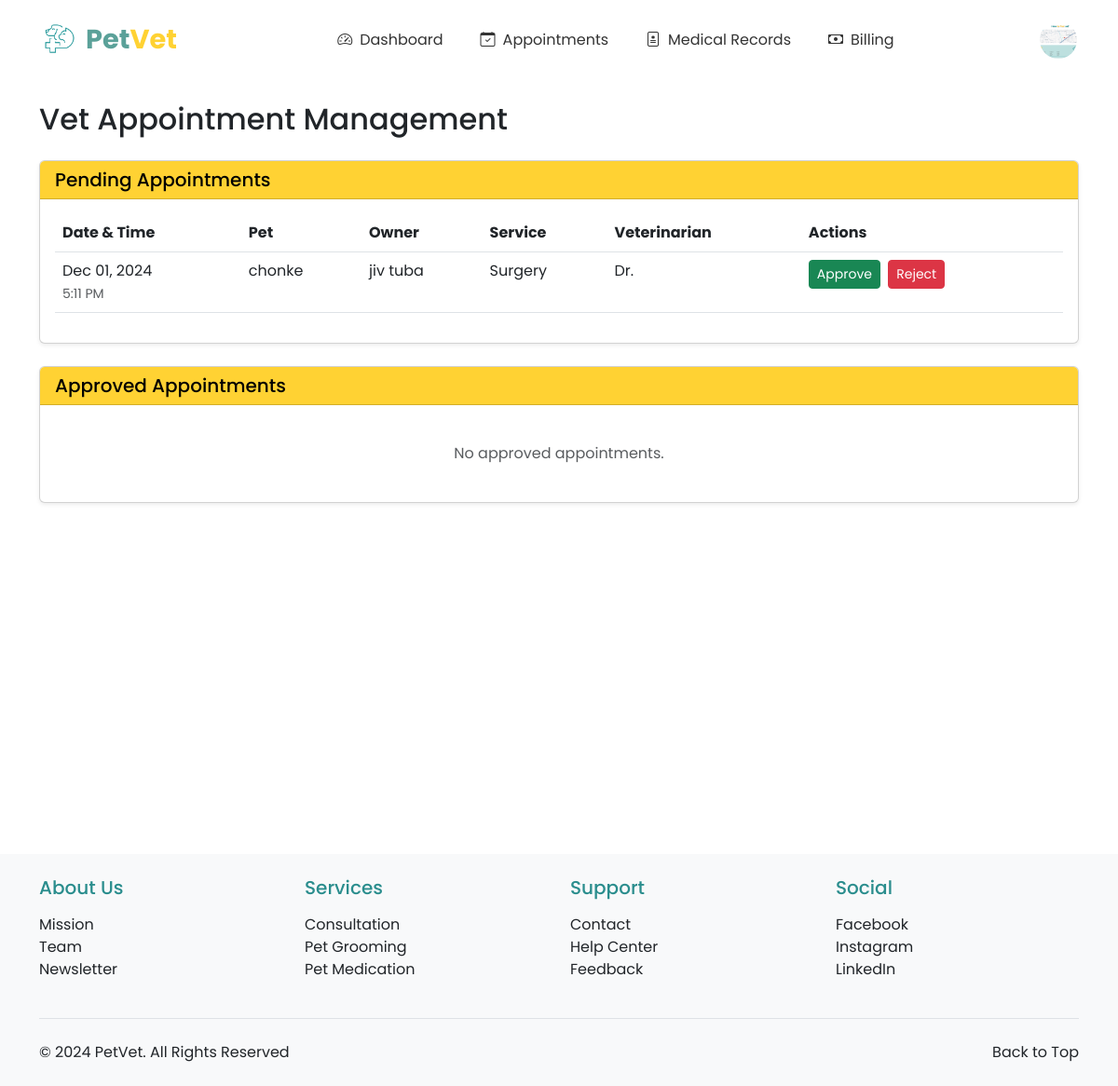
The app's page /appointments/vet/appointments/ (signed in) with its own data.
### registration_login/models.py (models this page shows, shortened)
class Profile(models.Model):
    PAYMENT_CHOICES = [
        ('CASH', 'Cash'),
        ('CARD', 'Credit/Debit Card'),
        ('GCASH', 'GCash'),
        ('MAYA', 'Maya'),
    ]
    ROLE_CHOICES = [
        ('OWNER', 'Pet Owner'),
        ('VET', 'Veterinarian'),
    ]
    user = models.OneToOneField(User, on_delete=models.CASCADE, primary_key=True)
    profile_picture = models.ImageField(upload_to='profile_pics/', default='profile_pics/profile.png')
    first_name = models.CharField(max_length=50)
    last_name = models.CharField(max_length=50)
    address = models.CharField(max_length=200, blank=True, null=True)
    contact_number = models.CharField(max_length=15, blank=True, null=True)
    preferred_payment = models.CharField(max_length=10, choices=PAYMENT_CHOICES, default='CASH')
    card_number = models.CharField(max_length=16, blank=True, null=True)
    card_expiry = models.CharField(max_length=5, blank=True, null=True)
    ewallet_number = models.CharField(max_length=15, blank=True, null=True)
    role = models.CharField(max_length=10, choices=ROLE_CHOICES, default='OWNER')
    phone_number = models.CharField(max_length=20, null=True, blank=True)
    created_at = models.DateTimeField(auto_now_add=True)
    updated_at = models.DateTimeField(auto_now=True)

### appointments/models.py (models this page shows, shortened)
class Appointment(models.Model):
    STATUS_CHOICES = [
        ('PENDING', 'Pending Approval'),
        ('APPROVED', 'Approved'),
        ('COMPLETED', 'Completed'),
        ('CANCELLED', 'Cancelled'),
        ('REJECTED', 'Rejected'),
    ]
    SERVICE_CHOICES = [
        ('CHECKUP', 'General Check-up'),
        ('VACCINATION', 'Vaccination'),
        ('SURGERY', 'Surgery'),
        ('GROOMING', 'Grooming'),
        ('DENTAL', 'Dental Care'),
        ('EMERGENCY', 'Emergency Care'),
    ]
    pet = models.ForeignKey(Pet, on_delete=models.CASCADE, related_name='appointments')
    owner = models.ForeignKey(Profile, on_delete=models.CASCADE, null=True)  # Making owner nullable
    veterinarian = models.ForeignKey(VeterinarianProfile, on_delete=models.SET_NULL, null=True, related_name='appointments')
    service_type = models.CharField(max_length=20, choices=SERVICE_CHOICES, default='CHECKUP')
    date = models.DateField()
    time = models.TimeField()
    reason = models.TextField(blank=True, null=True)
    status = models.CharField(max_length=20, choices=STATUS_CHOICES, default='PENDING')
    notes = models.TextField(blank=True, null=True)
    created_at = models.DateTimeField(auto_now_add=True)
    updated_at = models.DateTimeField(auto_now=True)
    class Meta:
        ordering = ['date', 'time']

### pet_registration/models.py (models this page shows, shortened)
class Pet(models.Model):
    owner = models.ForeignKey(User, on_delete=models.CASCADE, related_name='pets')
    pet_id = models.CharField(max_length=20, unique=True)
    pet_name = models.CharField(max_length=50)
    breed = models.CharField(max_length=50)
    species = models.CharField(max_length=50)
    sex = models.CharField(max_length=10, choices=[('Male', 'Male'), ('Female', 'Female'), ('Unknown', 'Unknown')])
    weight = models.DecimalField(max_digits=5, decimal_places=2)
    birthday = models.DateField()
    pet_description = models.TextField(blank=True, null=True)
    image_url = models.ImageField(upload_to='pet_images/', blank=True, null=True)
    primary_veterinarian = models.ForeignKey('veterinarians.VeterinarianProfile',
        on_delete=models.SET_NULL,
        null=True,
        blank=True,
        related_name='primary_pets'
    )

### appointments/views.py (the view)
# urls.py: path('vet/appointments/', views.vet_appointment_list, name='vet_appointment_list'),
@login_required
def vet_appointment_list(request):
    if request.user.profile.role != 'VET':
        messages.error(request, "Access denied. Vet privileges required.")
        return redirect('homepage:index')
    pending_appointments = Appointment.objects.filter(
        status='PENDING'
    ).order_by('date', 'time')
    approved_appointments = Appointment.objects.filter(
        status='APPROVED'
    ).order_by('date', 'time')
    context = {
        'pending_appointments': pending_appointments,
        'approved_appointments': approved_appointments,
    }
    return render(request, 'appointments/vet_appointment_list.html', context)

### appointments/templates/appointments/vet_appointment_list.html (shortened to what this page needs)
{% extends 'base.html' %}
{% load static %}
{% block content %}
<div class="container py-4">
    <h2 class="mb-4">Vet Appointment Management</h2>
    <div class="card shadow-sm mb-4">
        <div class="card-header bg-warning text-dark">
            <h5 class="mb-0">Pending Appointments</h5>
        </div>
        <div class="card-body">
            {% if pending_appointments %}
                <div class="table-responsive">
                    <table class="table">
                        <thead>
                            <tr>
                                <th>Date & Time</th>
                                <th>Pet</th>
                                <th>Owner</th>
                                <th>Service</th>
                                <th>Veterinarian</th>
                                <th>Actions</th>
                            </tr>
                        </thead>
                        <tbody>
                            {% for appointment in pending_appointments %}
                            <tr>
                                <td>
                                    {{ appointment.date|date:"M d, Y" }}<br>
                                    <small class="text-muted">{{ appointment.time|time:"g:i A" }}</small>
                                </td>
                                <td>{{ appointment.pet.pet_name }}</td>
                                <td>{{ appointment.owner.user.get_full_name }}</td>
                                <td>{{ appointment.get_service_type_display }}</td>
                                <td>
                                    {% if appointment.veterinarian %}
                                        Dr. {{ appointment.veterinarian.user.get_full_name }}
                                    {% else %}
                                        <span class="text-muted">Not assigned</span>
                                    {% endif %}
                                </td>
                                <td>
                                    <form method="post" action="{% url 'appointments:approve_appointment' appointment.pk %}" class="d-inline me-1">
                                        <button type="submit" class="btn btn-success btn-sm">Approve</button>
                                    </form>
                                    <form method="post" action="{% url 'appointments:reject_appointment' appointment.pk %}" class="d-inline">
                                        <button type="submit" class="btn btn-danger btn-sm">Reject</button>
                                    </form>
                                </td>
                            </tr>
                            {% endfor %}
                        </tbody>
                    </table>
                </div>
            {% else %}
                <div class="text-center py-4">
                    <p class="text-muted mb-0">No pending appointments.</p>
                </div>
            {% endif %}
        </div>
    </div>
    <div class="card shadow-sm">
        <div class="card-header bg-success text-white">
            <h5 class="mb-0">Approved Appointments</h5>
        </div>
        <div class="card-body">
            {% if approved_appointments %}
                <div class="table-responsive">
                    <table class="table">
                        <thead>
                            <tr>
                                <th>Date & Time</th>
                                <th>Pet</th>
                                <th>Owner</th>
                                <th>Service</th>
                                <th>Veterinarian</th>
                                <th>Actions</th>
                            </tr>
                        </thead>
                        <tbody>
                            {% for appointment in approved_appointments %}
                            <tr>
                                <td>
                                    {{ appointment.date|date:"M d, Y" }}<br>
                                    <small class="text-muted">{{ appointment.time|time:"g:i A" }}</small>
                                </td>
                                <td>{{ appointment.pet.pet_name }}</td>
                                <td>{{ appointment.owner.user.get_full_name }}</td>
                                <td>{{ appointment.get_service_type_display }}</td>
                                <td>
                                    {% if appointment.veterinarian %}
                                        Dr. {{ appointment.veterinarian.user.get_full_name }}
                                    {% else %}
                                        <span class="text-muted">Not assigned</span>
                                    {% endif %}
                                </td>
                                <td>
                                    <form method="post" action="{% url 'appointments:complete_appointment' appointment.pk %}" class="d-inline">
                                        {% csrf_token %}
                                        <button type="submit" class="btn btn-primary btn-sm">Mark Complete</button>
                                    </form>
                                </td>
                            </tr>
                            {% endfor %}
                        </tbody>
                    </table>
                </div>
            {% else %}
                <div class="text-center py-4">
                    <p class="text-muted mb-0">No approved appointments.</p>
                </div>
            {% endif %}
        </div>
    </div>
</div>
{% endblock %}

### appointments/templates/base.html (shortened to what this page needs)
<!DOCTYPE html>
<html lang="en">
<head>
    {% load static %}
    <link href="https://cdn.jsdelivr.net/npm/bootstrap@5.3.0/dist/css/bootstrap.min.css" rel="stylesheet">
    <link rel="stylesheet" href="https://cdn.jsdelivr.net/npm/bootstrap-icons@1.11.2/font/bootstrap-icons.css">
</head>
<body>
    <nav class="navbar navbar-expand-lg navbar-light bg-white">
        <div class="container-fluid">
            <a class="navbar-brand d-flex align-items-center" href="{% url 'homepage:index' %}">
                <img src="{% static 'images/toplogo.png' %}" alt="PetVet Logo" class="me-2">
                <span class="logo-text">
                    <span class="logo-text-pet">Pet</span><span class="logo-text-vet">Vet</span>
                </span>
            </a>
            <div class="collapse navbar-collapse justify-content-center" id="navbarNav">
                <ul class="navbar-nav">
                    {% if user.is_authenticated %}
                        {% if user.profile.role == 'VET' %}
                            <li class="nav-item">
                                <a class="nav-link {% block nav_dashboard %}{% endblock %}" href="{% url 'veterinarians:dashboard' %}">
                                    <i class="bi bi-speedometer2 nav-icon"></i>Dashboard
                                </a>
                            </li>
                            <li class="nav-item">
                                <a class="nav-link {% block nav_appointments %}{% endblock %}" href="{% url 'veterinarians:appointment_list' %}">
                                    <i class="bi bi-calendar-check nav-icon"></i>Appointments
                                </a>
                            </li>
                            <li class="nav-item">
                                <a class="nav-link {% block nav_medical_records %}{% endblock %}" href="{% url 'veterinarians:medical_records_list' %}">
                                    <i class="bi bi-file-medical nav-icon"></i>Medical Records
                                </a>
                            </li>
                            <li class="nav-item">
                                <a class="nav-link {% block nav_billing %}{% endblock %}" href="{% url 'veterinarians:billing_management' %}">
                                    <i class="bi bi-cash nav-icon"></i>Billing
                                </a>
                            </li>
                        {% endif %}
                    {% endif %}
                </ul>
            </div>
            <div class="d-flex align-items-center">
                {% if user.is_authenticated %}
                    <div class="dropdown">
                        <img src="{{ user.profile.profile_picture.url }}" alt="Profile" class="profile-image" role="button" data-bs-toggle="dropdown" aria-expanded="false">
                    </div>
                {% else %}
                    <a href="{% url 'registration_login:my_login' %}" class="btn btn-auth-primary me-2">Login</a>
                    <a href="{% url 'registration_login:register' %}" class="btn btn-auth-outline">Register</a>
                {% endif %}
            </div>
        </div>
    </nav>
    <main>
        {% block content %}{% endblock %}
    </main>
    <footer class="bg-light py-4">
        <div class="container">
            <div class="row g-4">
                <div class="col-lg-3 col-md-6">
                    <h5 class="mb-3" style="color: #2A8D8D;">About Us</h5>
                    <ul class="list-unstyled">
                        <li><a href="{% url 'homepage:about_us' %}#mission" class="text-decoration-none text-dark">Mission</a></li>
                        <li><a href="{% url 'homepage:about_us' %}#team" class="text-decoration-none text-dark">Team</a></li>
                        <li><a href="{% url 'homepage:about_us' %}#newsletter" class="text-decoration-none text-dark">Newsletter</a></li>
                    </ul>
                </div>
                <div class="col-lg-3 col-md-6">
                    <h5 class="mb-3" style="color: #2A8D8D;">Services</h5>
                    <ul class="list-unstyled">
                        <li><a href="{% url 'homepage:index' %}#services" class="text-decoration-none text-dark">Consultation</a></li>
                        <li><a href="{% url 'homepage:index' %}#services" class="text-decoration-none text-dark">Pet Grooming</a></li>
                        <li><a href="{% url 'homepage:index' %}#services" class="text-decoration-none text-dark">Pet Medication</a></li>
                    </ul>
                </div>
                <div class="col-lg-3 col-md-6">
                    <h5 class="mb-3" style="color: #2A8D8D;">Support</h5>
                    <ul class="list-unstyled">
                        <li><a href="{% url 'homepage:about_us' %}#contact" class="text-decoration-none text-dark">Contact</a></li>
                        <li><a href="{% url 'homepage:about_us' %}#help" class="text-decoration-none text-dark">Help Center</a></li>
                        <li><a href="{% url 'homepage:about_us' %}#feedback" class="text-decoration-none text-dark">Feedback</a></li>
                    </ul>
                </div>
                <div class="col-lg-3 col-md-6">
                    <h5 class="mb-3" style="color: #2A8D8D;">Social</h5>
                    <ul class="list-unstyled">
                        <li><a href="https://facebook.com" target="_blank" class="text-decoration-none text-dark">Facebook</a></li>
                        <li><a href="https://instagram.com" target="_blank" class="text-decoration-none text-dark">Instagram</a></li>
                        <li><a href="https://linkedin.com" target="_blank" class="text-decoration-none text-dark">LinkedIn</a></li>
                    </ul>
                </div>
            </div>
            <div class="border-top mt-4 pt-4">
                <div class="container px-0">
                    <div class="row">
                        <div class="col-md">
                            <p class="mb-0 text-dark">&copy; 2024 PetVet. All Rights Reserved</p>
                        </div>
                        <div class="col-md text-md-end">
                            <a href="#" class="text-decoration-none text-dark" id="back-to-top">Back to Top</a>
                        </div>
                    </div>
                </div>
            </div>
        </div>
    </footer>
</body>
</html>

### records on screen
Appointment: date "Dec 01, 2024", time "5:11 PM", pet.pet_name "chonke", owner.user.get_full_name "jiv tuba", service_type "Surgery"
